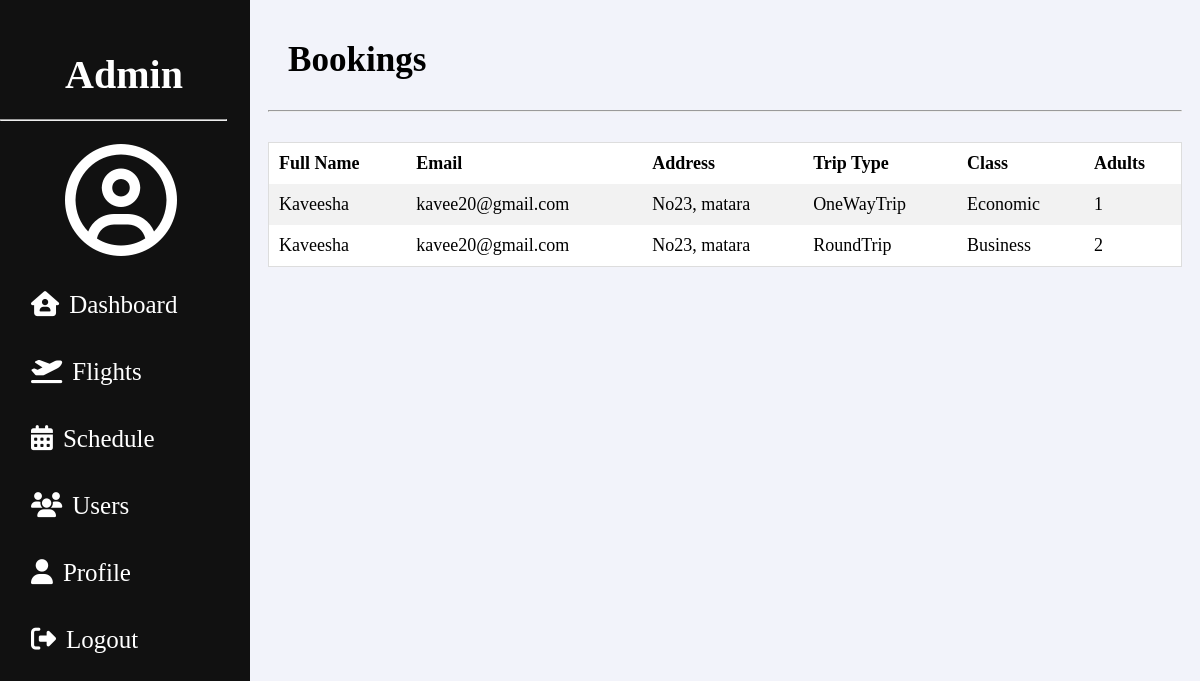
Page /Admin/AdminBooking.php (signed in) on the committed database.
### tables this page shows
CREATE TABLE `booking` (
  `Reservation_ID` int(11) NOT NULL,
  `Full_Name` varchar(100) NOT NULL,
  `Email` varchar(50) NOT NULL,
  `U_Address` varchar(50) NOT NULL,
  `City` varchar(50) NOT NULL,
  `Trip_Type` varchar(10) NOT NULL,
  `Class` varchar(10) NOT NULL,
  `Adults` int(20) NOT NULL,
  `User_ID` int(100) NOT NULL,
  `Schedule_No` int(11) NOT NULL,
  `Departure_Date` date NOT NULL
);

### Admin/AdminBooking.php (the view, shortened to what this page needs)
<?php
require("../Server.php");
?>
<!DOCTYPE html>
<html>
<head>
  <link rel="stylesheet" href="css/adminIndexStyle.css">
  <link rel="stylesheet" href="css/adminBookingStyle.css">
  <link rel="stylesheet" href="https://cdnjs.cloudflare.com/ajax/libs/font-awesome/4.7.0/css/font-awesome.min.css">
</head>
<body>
<div class="adminnav">
    <h3 ><center>Admin</center></h3>
    <hr style="width:90%;text-align:center;margin-left:0">
    <i class='fa fa-user-circle-o fa-7x' style='color: white; margin: 15px 10px 15px 65px;'></i>
    <a href="AdminDashboard.php"><i class='fas fa-house-user' style='margin: 15px 10px 15px 15px;'></i>Dashboard</a>
    <a href="AdminFlights.php"><i class='fas fa-plane-departure' style='margin: 15px 10px 15px 15px;'></i>Flights</a>
    <a href="AdminSchedule.php"><i class="fas fa-calendar-alt" style="margin: 15px 10px 15px 15px;"></i>Schedule</a>
    <a href="AdminNormalUsers.php"><i class='fa fa-users' style='margin: 15px 10px 15px 15px;'></i>Users</a>
    <a href="AdminProfile.php"><i class='fa fa-user' style='margin: 15px 10px 15px 15px;' ></i>Profile</a>
    <a href="../login.php?logout='1'"><i class="fas fa-sign-out-alt" name="logout" style="margin: 15px 10px 15px 15px;"></i>Logout</a>
</div>
  <div class="adminBooking">
    <div class="row-abo1">
      <h3 style="margin: 20px 0 20px 0; ">Bookings</h3>
    </div>
    <hr>
    <table >
      <tr>
        <th>Full Name</th>
        <th>Email</th>
        <th>Address</th>
        <th>Trip Type</th>
        <th>Class</th>
        <th>Adults</th>
      </tr>
      <?php
        $sql = "SELECT * FROM booking";
        $result = mysqli_query($db_connection, $sql);
        if (mysqli_num_rows($result) > 0) {
          while ($row = mysqli_fetch_assoc($result)) {
      ?>
      <tr>
        <td><?php echo $row["Full_Name"]?></td>
        <td><?php echo $row["Email"]?></td>
        <td><?php echo $row["U_Address"]?></td>
        <td><?php echo $row["Trip_Type"]?></td>
        <td><?php echo $row["Class"]?></td>
        <td><?php echo $row["Adults"]?></td>
      </tr>
      <?php } }?>
    </table>
  </div>
</body>
</html>

### Admin/css/adminIndexStyle.css (style rules this page uses)
body { background-color: #f2f3fa; }

### Admin/css/adminBookingStyle.css (style rules this page uses)
.adminnav { height: 100%; width: 250px; position: fixed; z-index: 1; top: 0; left: 0; background-color: #111; overflow-x: hidden; padding-top: 20px; }
.adminnav a { padding: 6px 8px 6px 16px; text-decoration: none; font-size: 25px; color: #ffffff; display: block; }
.adminnav h3 { padding: 1px 8px 1px 6px; margin: 30px 0 20px 0; text-decoration: none; font-size: 40px; color: #ffffff; display: block; }
.adminBooking { margin-left: 250px; font-size: 30px; padding: 0px 10px; }
.row-abo1 { display: flex; margin: 20px 20px 40px 20px; height: 50px; justify-content: space-between; }
.adminBooking table { border-collapse: collapse; border-spacing: 0; width: 100%; border: 1px solid #ddd; font-size: 18px; overflow-x: auto; margin-top: 30px; margin-bottom: 50px; }
.adminBooking tr:nth-child(even) { background-color: #f2f2f2; }
.adminBooking tr:nth-child(odd) { background-color: #ffffff; }
th, td { text-align: left; padding: 10px; table-layout: auto; width: fit-content; }

### rows in the picture
booking: Full_Name "Kaveesha", Email "kavee20@gmail.com", U_Address "No23, matara", Trip_Type "OneWayTrip", Class "Economic", Adults "1"
booking: Full_Name "Kaveesha", Email "kavee20@gmail.com", U_Address "No23, matara", Trip_Type "RoundTrip", Class "Business", Adults "2"
